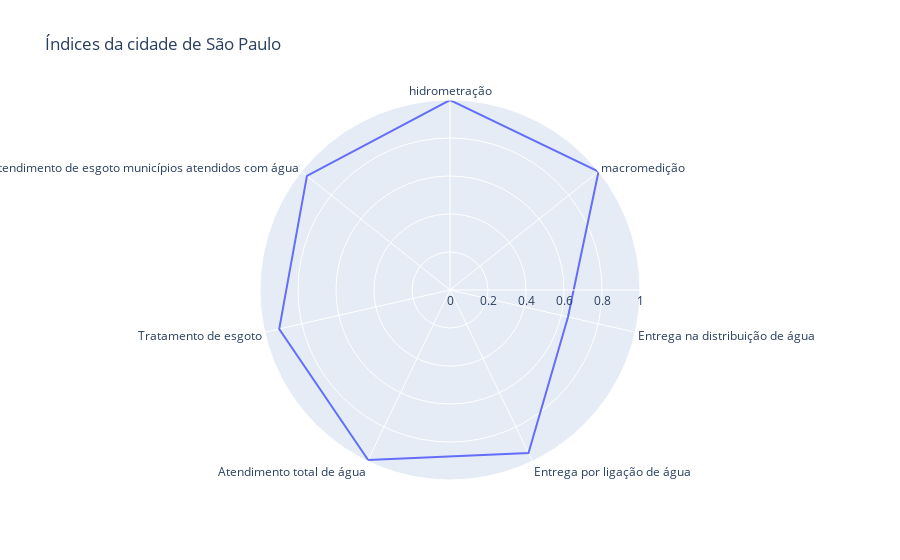

Source (notebook cell):
### Markdown cell above
## Plotando grafico de radar para a cidade de São Paulo

### Code cell
#df = pd.DataFrame(dict(
#   r=[1, 5, 2, 2, 3],
#   theta=['processing cost','mechanical properties','chemical stability',
#          'thermal stability', 'device integration']))


fig = px.line_polar(df_radar_top5, r='São Paulo', theta='indice', line_close=True, title = 'Índices da cidade de São Paulo')
#fig.write_image("São paulo.png") 
fig.show()

### Figure 1 — Plotly figure (JSON) as saved in the notebook; plotly's stock layout.template omitted (floating-point values rounded to 4 significant figures)
{"data": [{"hovertemplate": "São Paulo=%{r}<br>indice=%{theta}<extra></extra>", "legendgroup": "", "line": {"color": "#636efa", "dash": "solid"}, "marker": {"symbol": "circle"}, "mode": "lines", "name": "", "r": [0.9996, 1, 0.637, 0.9521, 0.9929, 0.922, 0.963, 0.9996], "showlegend": false, "subplot": "polar", "theta": ["hidrometração", "macromedição", "Entrega na distribuição de água", "Entrega por ligação de água", " Atendimento total de água", "Tratamento de esgoto", "Atendimento de esgoto municípios atendidos com água", "hidrometração"], "type": "scatterpolar"}], "layout": {"legend": {"tracegroupgap": 0}, "polar": {"angularaxis": {"direction": "clockwise", "rotation": 90}, "domain": {"x": [0, 1], "y": [0, 1]}}, "title": {"text": "Índices da cidade de São Paulo"}}}
